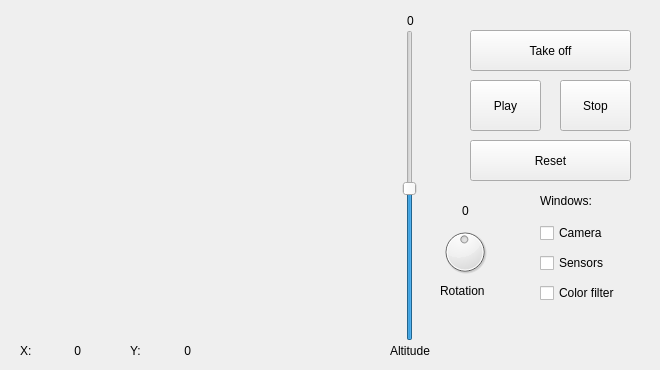
<?xml version="1.0" encoding="UTF-8"?>
<ui version="4.0">
 <class>MainWindow</class>
 <widget class="QWidget" name="MainWindow">
  <property name="geometry">
   <rect>
    <x>0</x>
    <y>0</y>
    <width>660</width>
    <height>370</height>
   </rect>
  </property>
  <property name="minimumSize">
   <size>
    <width>660</width>
    <height>370</height>
   </size>
  </property>
  <property name="maximumSize">
   <size>
    <width>660</width>
    <height>370</height>
   </size>
  </property>
  <property name="windowTitle">
   <string>Follow Road</string>
  </property>
  <widget class="QWidget" name="centralwidget">
   <widget class="QPushButton" name="takeoffButton">
    <property name="geometry">
     <rect>
      <x>470</x>
      <y>30</y>
      <width>161</width>
      <height>41</height>
     </rect>
    </property>
    <property name="text">
     <string>Take off</string>
    </property>
   </widget>
   <widget class="QSlider" name="altdSlider">
    <property name="geometry">
     <rect>
      <x>400</x>
      <y>30</y>
      <width>19</width>
      <height>311</height>
     </rect>
    </property>
    <property name="maximum">
     <number>100</number>
    </property>
    <property name="value">
     <number>49</number>
    </property>
    <property name="orientation">
     <enum>Qt::Vertical</enum>
    </property>
   </widget>
   <widget class="QPushButton" name="playButton">
    <property name="geometry">
     <rect>
      <x>470</x>
      <y>80</y>
      <width>71</width>
      <height>51</height>
     </rect>
    </property>
    <property name="text">
     <string>Play</string>
    </property>
    <property name="icon">
     <iconset resource="play.png">
      <normaloff>play.png</normaloff>play.png</iconset>
    </property>
   </widget>
   <widget class="QPushButton" name="stopButton">
    <property name="geometry">
     <rect>
      <x>560</x>
      <y>80</y>
      <width>71</width>
      <height>51</height>
     </rect>
    </property>
    <property name="text">
     <string>Stop</string>
    </property>
    <property name="icon">
     <iconset resource="stop.png">
      <normaloff>stop.png</normaloff>stop.png</iconset>
    </property>
   </widget>
   <widget class="QLabel" name="windowsLabel">
    <property name="geometry">
     <rect>
      <x>540</x>
      <y>190</y>
      <width>71</width>
      <height>21</height>
     </rect>
    </property>
    <property name="text">
     <string>Windows:</string>
    </property>
   </widget>
   <widget class="QCheckBox" name="cameraCheck">
    <property name="geometry">
     <rect>
      <x>540</x>
      <y>220</y>
      <width>94</width>
      <height>26</height>
     </rect>
    </property>
    <property name="text">
     <string>Camera</string>
    </property>
   </widget>
   <widget class="QCheckBox" name="sensorsCheck">
    <property name="geometry">
     <rect>
      <x>540</x>
      <y>250</y>
      <width>94</width>
      <height>26</height>
     </rect>
    </property>
    <property name="text">
     <string>Sensors</string>
    </property>
   </widget>
   <widget class="QCheckBox" name="colorFilterCheck">
    <property name="geometry">
     <rect>
      <x>540</x>
      <y>280</y>
      <width>94</width>
      <height>26</height>
     </rect>
    </property>
    <property name="text">
     <string>Color filter</string>
    </property>
   </widget>
   <widget class="QLabel" name="altdLabel">
    <property name="geometry">
     <rect>
      <x>390</x>
      <y>340</y>
      <width>51</width>
      <height>21</height>
     </rect>
    </property>
    <property name="text">
     <string>Altitude</string>
    </property>
   </widget>
   <widget class="QWidget" name="verticalLayoutWidget">
    <property name="geometry">
     <rect>
      <x>20</x>
      <y>30</y>
      <width>361</width>
      <height>301</height>
     </rect>
    </property>
    <layout class="QVBoxLayout" name="tlLayout"/>
   </widget>
   <widget class="QDial" name="rotationDial">
    <property name="geometry">
     <rect>
      <x>440</x>
      <y>220</y>
      <width>50</width>
      <height>64</height>
     </rect>
    </property>
    <property name="maximum">
     <number>100</number>
    </property>
    <property name="value">
     <number>49</number>
    </property>
   </widget>
   <widget class="QLabel" name="rotationLabel">
    <property name="geometry">
     <rect>
      <x>440</x>
      <y>280</y>
      <width>65</width>
      <height>21</height>
     </rect>
    </property>
    <property name="text">
     <string>Rotation</string>
    </property>
   </widget>
   <widget class="QLabel" name="XLabel">
    <property name="geometry">
     <rect>
      <x>20</x>
      <y>340</y>
      <width>21</width>
      <height>21</height>
     </rect>
    </property>
    <property name="text">
     <string>X:</string>
    </property>
   </widget>
   <widget class="QLabel" name="YLabel">
    <property name="geometry">
     <rect>
      <x>130</x>
      <y>340</y>
      <width>21</width>
      <height>21</height>
     </rect>
    </property>
    <property name="text">
     <string>Y:</string>
    </property>
   </widget>
   <widget class="QLabel" name="XValue">
    <property name="geometry">
     <rect>
      <x>40</x>
      <y>340</y>
      <width>41</width>
      <height>21</height>
     </rect>
    </property>
    <property name="text">
     <string>0</string>
    </property>
    <property name="alignment">
     <set>Qt::AlignRight|Qt::AlignTrailing|Qt::AlignVCenter</set>
    </property>
   </widget>
   <widget class="QLabel" name="YValue">
    <property name="geometry">
     <rect>
      <x>150</x>
      <y>340</y>
      <width>41</width>
      <height>21</height>
     </rect>
    </property>
    <property name="text">
     <string>0</string>
    </property>
    <property name="alignment">
     <set>Qt::AlignRight|Qt::AlignTrailing|Qt::AlignVCenter</set>
    </property>
   </widget>
   <widget class="QLabel" name="altdValue">
    <property name="geometry">
     <rect>
      <x>390</x>
      <y>10</y>
      <width>41</width>
      <height>21</height>
     </rect>
    </property>
    <property name="text">
     <string>0</string>
    </property>
    <property name="alignment">
     <set>Qt::AlignCenter</set>
    </property>
   </widget>
   <widget class="QLabel" name="rotValue">
    <property name="geometry">
     <rect>
      <x>445</x>
      <y>200</y>
      <width>41</width>
      <height>21</height>
     </rect>
    </property>
    <property name="text">
     <string>0</string>
    </property>
    <property name="alignment">
     <set>Qt::AlignCenter</set>
    </property>
   </widget>
   <widget class="QPushButton" name="resetButton">
    <property name="geometry">
     <rect>
      <x>470</x>
      <y>140</y>
      <width>161</width>
      <height>41</height>
     </rect>
    </property>
    <property name="text">
     <string>Reset</string>
    </property>
   </widget>
   <widget class="QWidget" name="verticalLayoutWidget_2">
    <property name="geometry">
     <rect>
      <x>590</x>
      <y>300</y>
      <width>61</width>
      <height>61</height>
     </rect>
    </property>
    <layout class="QVBoxLayout" name="logoLayout">
     <property name="spacing">
      <number>0</number>
     </property>
    </layout>
   </widget>
  </widget>
 </widget>
 <!-- <resources>
  <include location="resources.qrc"/>
 </resources> -->
 <connections/>
</ui>
